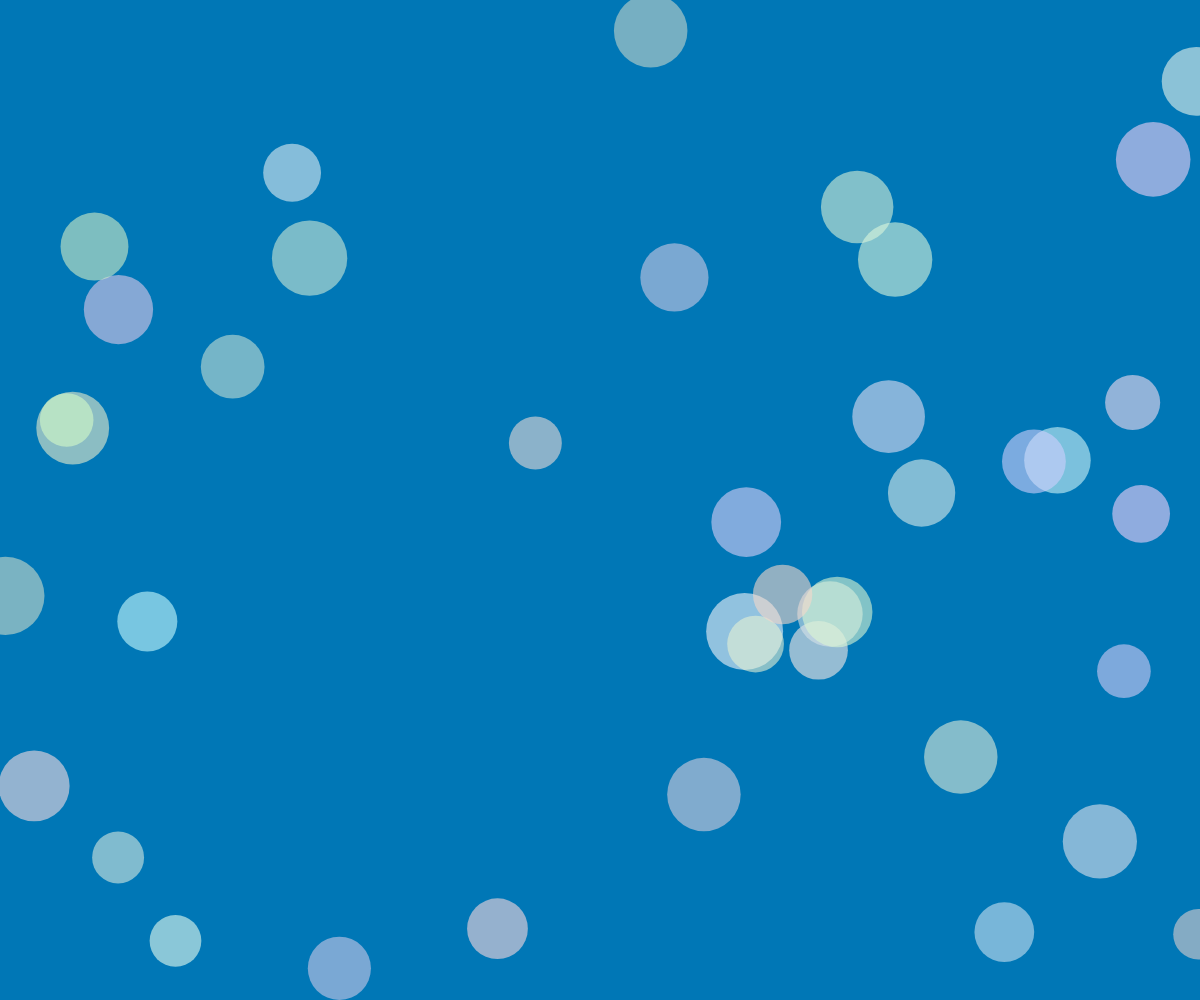
Frame 1 (no input)
Frame 60 (no input): identical to frame 1, image omitted
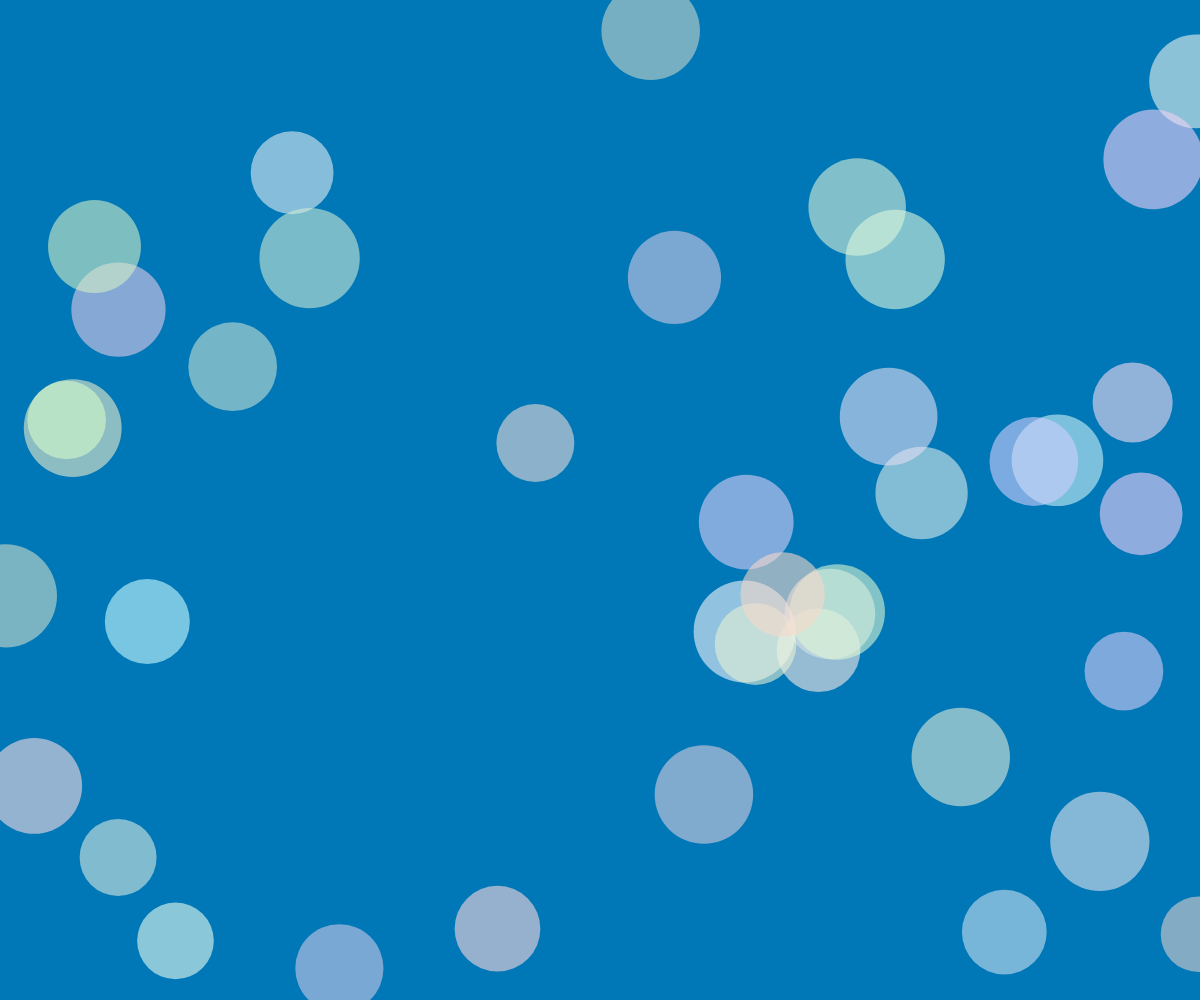
Frame 120 (the mouse pressed at the canvas centre since frame 60)

The p5.js sketch that drew these frames (run headless with seeded random() and noise() and a simulated clock; from frame 60 on, the mouse is pressed at the canvas centre):

// p5.js sketch
// ── sketch.js
let circles = [];

function setup() {
  // 產生一個全視窗的畫布
  createCanvas(windowWidth, windowHeight);
  // 設定背景顏色
  background('#0077b6');

  // 產生 40 個圓
  for (let i = 0; i < 40; i++) {
    let circle = {
      x: random(width),
      y: random(height),
      size: random(20, 50),
      color: color(random(200, 255), random(200, 255), random(200, 255), 150)
    };
    circles.push(circle);
  }
}

function draw() {
  // 清除畫布並重設背景
  background('#0077b6');

  // 根據滑鼠的 X 位置調整圓的大小
  let sizeOffset = map(mouseX, 0, width, 30, 80);

  // 繪製所有圓
  for (let circle of circles) {
    fill(circle.color);
    noStroke();
    ellipse(circle.x, circle.y, circle.size + sizeOffset);
  }
}

// ── style.css
html, body {
  margin: 0;
  padding: 0;
}

canvas {
  display: block;
}

body {
  margin: 0;
  padding: 0;
  font-family: Arial, sans-serif;
}

/* 選單容器 */
.menu {
  position: absolute;
  top: 20px;
  right: 20px;
  display: flex;
  gap: 50px; /* 每個項目距離為 50px */
}

/* 選單項目 */
.menu li {
  list-style: none;
  padding: 10px 20px;
  border-radius: 20px; /* 圓角矩形 */
  background-color: #ffffff; /* 背景顏色 */
  color: #fca311; /* 字體顏色 */
  font-size: 30px; /* 文字大小 */
  border: 2px solid #ffffff; /* 預設邊框顏色 */
  cursor: pointer;
  position: relative; /* 為了子選單定位 */
  transition: all 0.3s ease; /* 平滑過渡效果 */
}

/* 滑鼠移到選單上 */
.menu li:hover {
  background-color: #000000; /* 背景顏色變為黑色 */
  color: #fca311; /* 字體顏色保持橘色 */
  border-color: #000000; /* 邊框顏色變為黑色 */
}

/* 子選單 */
.submenu {
  display: none; /* 預設隱藏 */
  position: absolute;
  top: 100%; /* 子選單顯示在父選單下方 */
  left: 0;
  background-color: #ffffff; /* 子選單背景顏色 */
  border-radius: 10px; /* 子選單圓角 */
  padding: 10px 0;
  box-shadow: 0 4px 6px rgba(0, 0, 0, 0.1); /* 子選單陰影 */
}

/* 子選單項目 */
.submenu li {
  padding: 10px 20px;
  font-size: 20px; /* 子選單文字大小 */
  color: #fca311;
  border: none;
  white-space: nowrap; /* 防止文字換行 */
}

/* 子選單連結樣式 */
.submenu li a {
  text-decoration: none;
  color: #fca311;
}

/* 子選單項目滑鼠效果 */
.submenu li:hover {
  background-color: #000000;
  color: #fca311;
}

/* 顯示子選單 */
.dropdown:hover .submenu {
  display: block;
}

/* iframe 容器 */
.iframe-container {
  margin-top: 100px;
  width: 100%;
  height: 80vh;
  display: flex;
  justify-content: center;
  align-items: center;
}

iframe {
  width: 90%;
  height: 100%;
  border: none;
  background: transparent;
}
